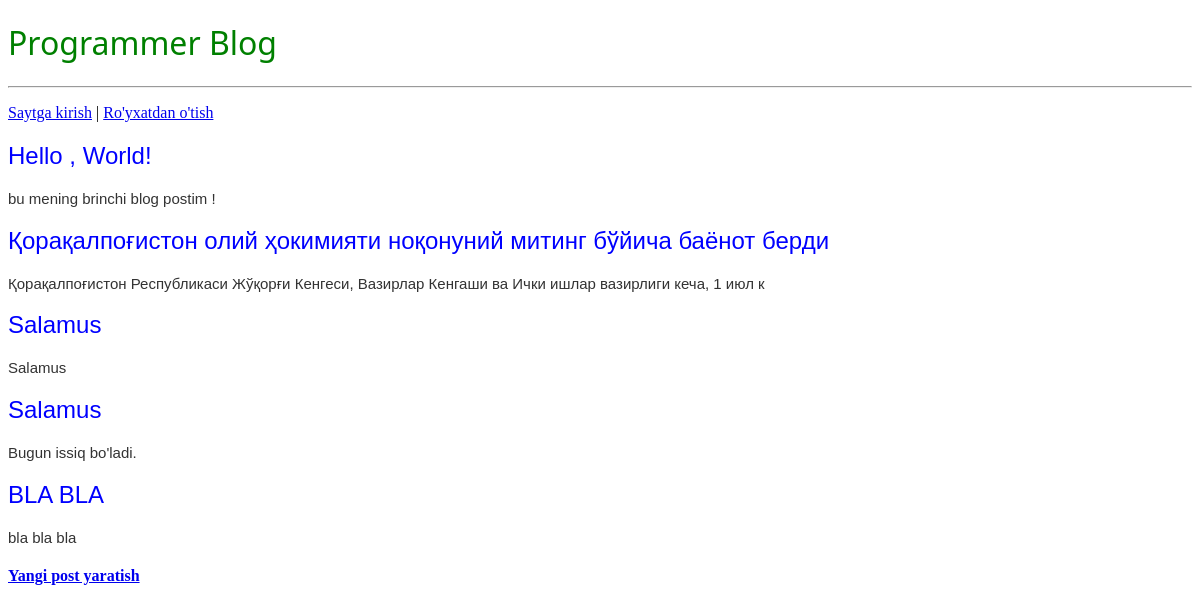
The page / on the database its author committed.
### blog/models.py (models this page shows, shortened)
class Post(models.Model):
    title = models.CharField(max_length=200)
    author = models.ForeignKey(
        'auth.User',
        on_delete=models.CASCADE
    )
    body = models.TextField()

### blog/views.py (the view)
# urls.py: path('' , BlogListView.as_view(), name='home'),
class BlogListView(ListView):
    model = Post
    template_name = 'home.html'

### templates/home.html (shortened to what this page needs)
{% extends 'base.html' %}
{% block content %}
{% for post in object_list %}
    <div class="post-entry">
        <h2><a href="{% url 'post_detail' post.pk %}">{{ post.title }}</a></h2>
        <p>{{ post.body | slice:":100" }} </p>
        {% endfor %}
{% endblock content %}

### templates/base.html (shortened to what this page needs)
{% load static %}
<!DOCTYPE html>
<html lang="en">
<head>
    <link rel="stylesheet" href="{% static 'css/base.css' %}">
</head>
<body>
<header>
    <h1><a href="{% url 'home' %}">Programmer Blog</a></h1><hr>
</header>
{% if user.is_authenticated %}
<p>Xush kelipsiz {{ user.username }}</p>
<p><a href="{% url 'logout' %}">Chiqib ketish</a></p>
{% else %}
<p>
    <a href="{% url 'login' %}">Saytga kirish</a> |
    <a href="{% url 'singup' %}">Ro'yxatdan o'tish</a>
</p>
{% endif %}
<div>
    {% block content %}
    {% endblock content %}
</div>
<footer>
<h4><a href="{% url 'post_new' %}">Yangi post yaratish</a></h4>
</footer>
</body>
</html>

### static/css/base.css (style rules this page uses)
header h1 a { color: green; text-decoration: none; font-family: sans-serif; font-weight: 400; }
header h1 a { color: green; text-decoration: none; font-weight: 400; font-family: system-ui; }
.post-entry h2 a { color: blue; text-decoration: none; font-weight: 100; font-family: sans-serif; }
.post-entry p { font-family: sans-serif; color: #333; font-size: 15px; }

### rows shown on the page
Post: title "Hello , World!", body "bu mening brinchi blog postim !"
Post: title "Қорақалпоғистон олий ҳокимияти ноқонуний митинг бўйича баёнот берди", body "Қорақалпоғистон Республикаси Жўқорғи Кенгеси, Вазирлар Кенгаши ва Ички ишлар вазирлиги кеча, 1 июл к"
Post: title "Salamus", body "Salamus"
Post: title "Salamus", body "Bugun issiq bo'ladi."
Post: title "BLA BLA", body "bla bla bla"
